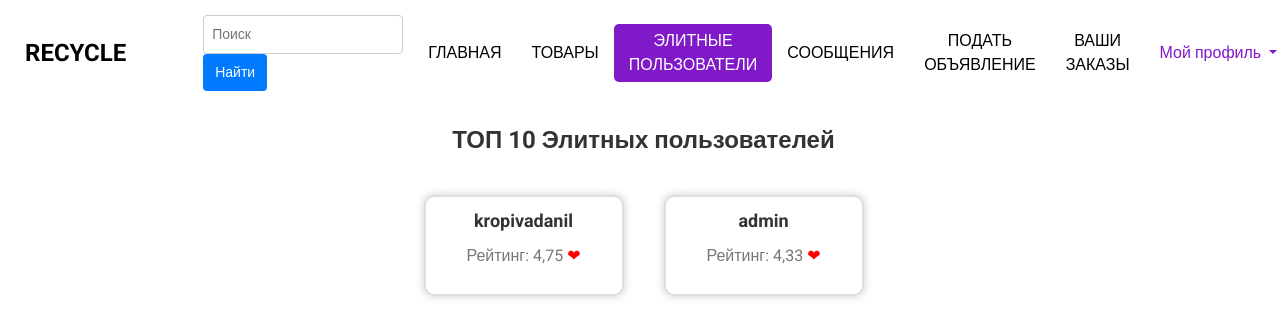
/top_rated_users (signed in), run on an earlier commit of the app's database.
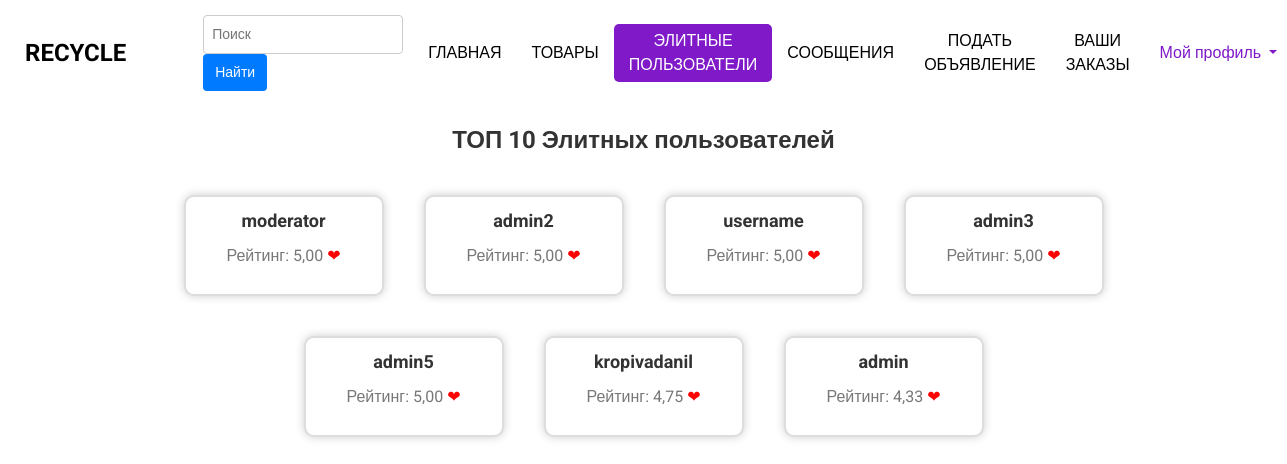
And on a later commit of the database.
### accounts/models.py (models this page shows, shortened)
class User(AbstractUser):
    phone_number = models.CharField(max_length=20, verbose_name="Номер телефона")
    city = models.CharField(max_length=100, choices=CITY_CHOICES, verbose_name="Населенный пункт")
    average_rating = models.DecimalField(max_digits=3, decimal_places=2, default=0.0, verbose_name="Средний рейтинг")
    total_ratings = models.PositiveIntegerField(default=0, verbose_name="Количество оценок")

### bboard/views.py (the view)
# urls.py: path('top_rated_users', views.top_rated_users, name='top_rated_users'),
def top_rated_users(request):
    users = User.objects.filter(average_rating__gt=4).order_by('-average_rating')[:10]
    return render(request, "products/new/top_rated_users.html", {"users": users})

### templates/products/new/top_rated_users.html (shortened to what this page needs)
{% extends 'products/new/base.html' %}
{% load static %}
{% block styles %}
    <link rel="stylesheet" type="text/css" href="{% static 'top_rated_users.css' %}">
{% endblock %}
{% block content %}
<div class="container">
    <h1 class="title">ТОП 10 Элитных пользователей</h1>
    <div class="user-cards">
        {% for user in users %}
        <div class="user-card">
            <div class="user-info">
                <p class="username">{{ user.username }}</p>
                <p class="rating">Рейтинг: {{ user.average_rating }} <span class="heart">❤</span></p>
            </div>
        </div>
        {% endfor %}
    </div>
</div>
{% endblock %}

What changed in the data, as far as the page shows it:
now on this page (row edited): User: username "moderator", average_rating "5,00"
now on this page (row edited): User: username "admin2", average_rating "5,00"
now on this page (row edited): User: username "username", average_rating "5,00"
now on this page (row edited): User: username "admin3", average_rating "5,00"
added User: username "admin5", average_rating "5,00"
